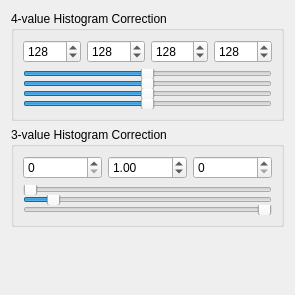
<?xml version="1.0" encoding="UTF-8"?>
<ui version="4.0">
 <class>HistogramChange</class>
 <widget class="QWidget" name="HistogramChange">
  <property name="geometry">
   <rect>
    <x>0</x>
    <y>0</y>
    <width>295</width>
    <height>295</height>
   </rect>
  </property>
  <property name="windowTitle">
   <string>Form</string>
  </property>
  <layout class="QVBoxLayout" name="verticalLayout">
   <item>
    <widget class="QGroupBox" name="groupBox">
     <property name="title">
      <string>4-value Histogram Correction</string>
     </property>
     <property name="flat">
      <bool>false</bool>
     </property>
     <layout class="QVBoxLayout" name="verticalLayout_2">
      <item>
       <layout class="QHBoxLayout" name="horizontalLayout">
        <item>
         <widget class="QSpinBox" name="spinBox">
          <property name="maximum">
           <number>255</number>
          </property>
          <property name="value">
           <number>128</number>
          </property>
         </widget>
        </item>
        <item>
         <widget class="QSpinBox" name="spinBox_2">
          <property name="maximum">
           <number>255</number>
          </property>
          <property name="value">
           <number>128</number>
          </property>
         </widget>
        </item>
        <item>
         <widget class="QSpinBox" name="spinBox_3">
          <property name="maximum">
           <number>255</number>
          </property>
          <property name="value">
           <number>128</number>
          </property>
         </widget>
        </item>
        <item>
         <widget class="QSpinBox" name="spinBox_4">
          <property name="maximum">
           <number>255</number>
          </property>
          <property name="value">
           <number>128</number>
          </property>
         </widget>
        </item>
       </layout>
      </item>
      <item>
       <layout class="QVBoxLayout" name="verticalLayout_4">
        <property name="spacing">
         <number>0</number>
        </property>
        <item>
         <widget class="QSlider" name="horizontalSlider">
          <property name="maximumSize">
           <size>
            <width>16777215</width>
            <height>10</height>
           </size>
          </property>
          <property name="maximum">
           <number>255</number>
          </property>
          <property name="value">
           <number>128</number>
          </property>
          <property name="orientation">
           <enum>Qt::Horizontal</enum>
          </property>
         </widget>
        </item>
        <item>
         <widget class="QSlider" name="horizontalSlider_2">
          <property name="maximumSize">
           <size>
            <width>16777215</width>
            <height>10</height>
           </size>
          </property>
          <property name="maximum">
           <number>255</number>
          </property>
          <property name="value">
           <number>128</number>
          </property>
          <property name="orientation">
           <enum>Qt::Horizontal</enum>
          </property>
         </widget>
        </item>
        <item>
         <widget class="QSlider" name="horizontalSlider_3">
          <property name="maximumSize">
           <size>
            <width>16777215</width>
            <height>10</height>
           </size>
          </property>
          <property name="maximum">
           <number>255</number>
          </property>
          <property name="value">
           <number>128</number>
          </property>
          <property name="orientation">
           <enum>Qt::Horizontal</enum>
          </property>
         </widget>
        </item>
        <item>
         <widget class="QSlider" name="horizontalSlider_4">
          <property name="maximumSize">
           <size>
            <width>16777215</width>
            <height>10</height>
           </size>
          </property>
          <property name="maximum">
           <number>255</number>
          </property>
          <property name="value">
           <number>128</number>
          </property>
          <property name="orientation">
           <enum>Qt::Horizontal</enum>
          </property>
         </widget>
        </item>
       </layout>
      </item>
     </layout>
    </widget>
   </item>
   <item>
    <widget class="QGroupBox" name="groupBox_2">
     <property name="title">
      <string>3-value Histogram Correction</string>
     </property>
     <layout class="QVBoxLayout" name="verticalLayout_5">
      <item>
       <layout class="QHBoxLayout" name="horizontalLayout_2">
        <item>
         <widget class="QSpinBox" name="spinBox_5">
          <property name="maximum">
           <number>255</number>
          </property>
         </widget>
        </item>
        <item>
         <widget class="QDoubleSpinBox" name="doubleSpinBox">
          <property name="minimum">
           <double>0.010000000000000</double>
          </property>
          <property name="maximum">
           <double>10.000000000000000</double>
          </property>
          <property name="singleStep">
           <double>0.010000000000000</double>
          </property>
          <property name="value">
           <double>1.000000000000000</double>
          </property>
         </widget>
        </item>
        <item>
         <widget class="QSpinBox" name="spinBox_6">
          <property name="maximum">
           <number>255</number>
          </property>
         </widget>
        </item>
       </layout>
      </item>
      <item>
       <layout class="QVBoxLayout" name="verticalLayout_6">
        <property name="spacing">
         <number>0</number>
        </property>
        <item>
         <widget class="QSlider" name="horizontalSlider_5">
          <property name="minimumSize">
           <size>
            <width>0</width>
            <height>10</height>
           </size>
          </property>
          <property name="maximumSize">
           <size>
            <width>16777215</width>
            <height>10</height>
           </size>
          </property>
          <property name="baseSize">
           <size>
            <width>0</width>
            <height>10</height>
           </size>
          </property>
          <property name="maximum">
           <number>255</number>
          </property>
          <property name="orientation">
           <enum>Qt::Horizontal</enum>
          </property>
         </widget>
        </item>
        <item>
         <widget class="QSlider" name="horizontalSlider_6">
          <property name="minimumSize">
           <size>
            <width>0</width>
            <height>10</height>
           </size>
          </property>
          <property name="maximumSize">
           <size>
            <width>16777215</width>
            <height>10</height>
           </size>
          </property>
          <property name="baseSize">
           <size>
            <width>0</width>
            <height>10</height>
           </size>
          </property>
          <property name="minimum">
           <number>1</number>
          </property>
          <property name="maximum">
           <number>1000</number>
          </property>
          <property name="value">
           <number>100</number>
          </property>
          <property name="orientation">
           <enum>Qt::Horizontal</enum>
          </property>
         </widget>
        </item>
        <item>
         <widget class="QSlider" name="horizontalSlider_7">
          <property name="minimumSize">
           <size>
            <width>0</width>
            <height>10</height>
           </size>
          </property>
          <property name="maximumSize">
           <size>
            <width>16777215</width>
            <height>10</height>
           </size>
          </property>
          <property name="baseSize">
           <size>
            <width>0</width>
            <height>10</height>
           </size>
          </property>
          <property name="maximum">
           <number>255</number>
          </property>
          <property name="value">
           <number>0</number>
          </property>
          <property name="orientation">
           <enum>Qt::Horizontal</enum>
          </property>
          <property name="invertedAppearance">
           <bool>true</bool>
          </property>
          <property name="invertedControls">
           <bool>true</bool>
          </property>
         </widget>
        </item>
       </layout>
      </item>
     </layout>
    </widget>
   </item>
   <item>
    <spacer name="verticalSpacer">
     <property name="orientation">
      <enum>Qt::Vertical</enum>
     </property>
     <property name="sizeHint" stdset="0">
      <size>
       <width>20</width>
       <height>40</height>
      </size>
     </property>
    </spacer>
   </item>
  </layout>
 </widget>
 <resources/>
 <connections/>
</ui>
